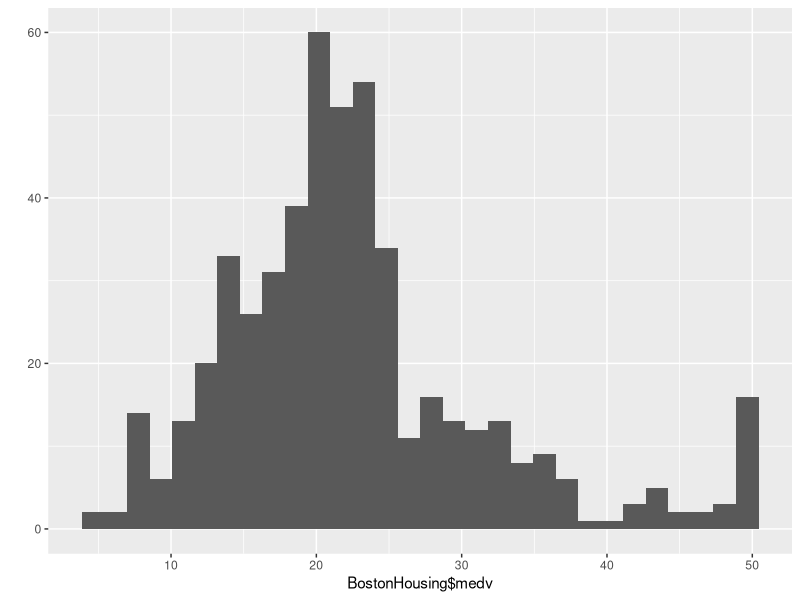
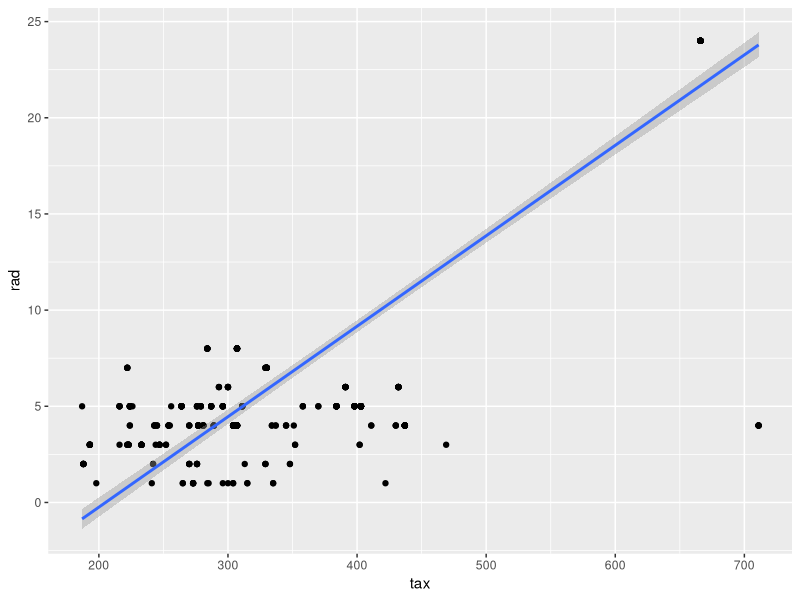
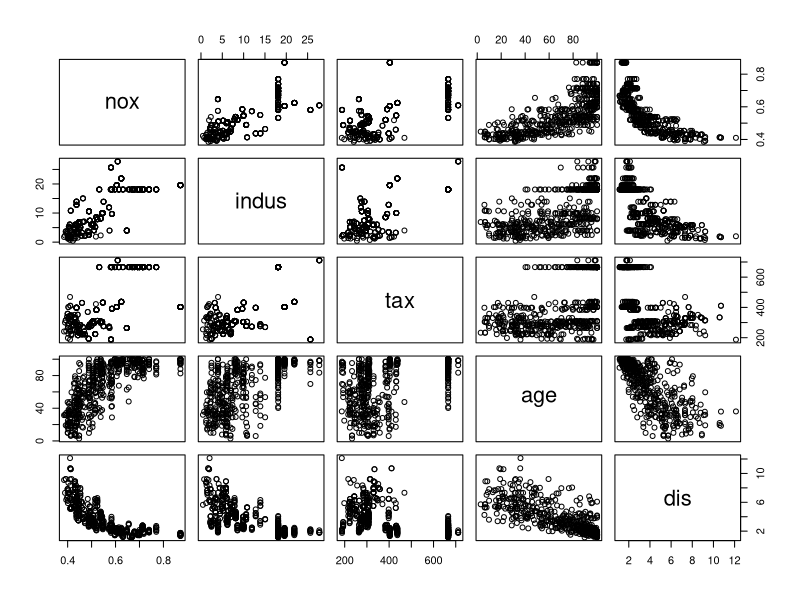
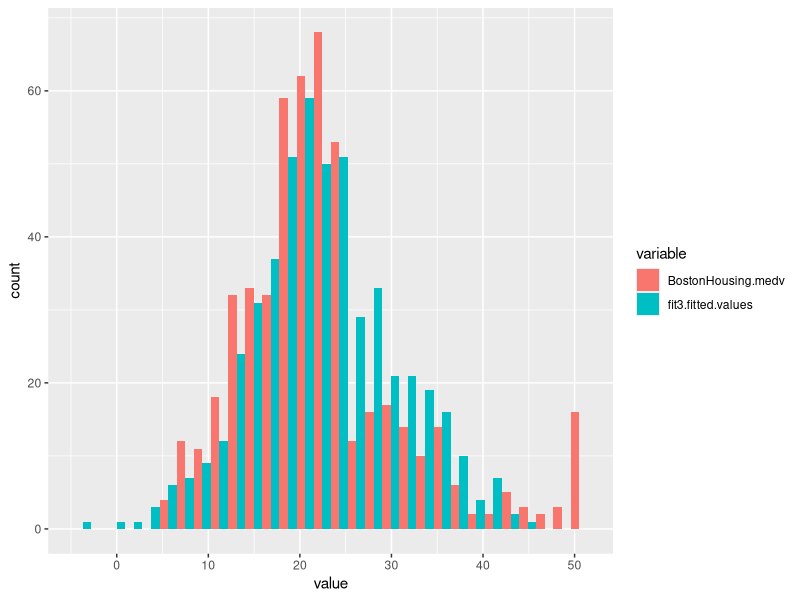

Here is the R script that generated these plots, in order:
## ---- chunk 1
library(reshape2)
library(mlbench)
library(magrittr)
library(ggplot2)
data(BostonHousing)
## ---- chunk 2
rmse <- function(y,yhat)
  (y-yhat)^2 %>% mean %>% sqrt
## ---- chunk 3
qplot(BostonHousing$medv)
## ---- chunk 4
cor(BostonHousing[sapply(BostonHousing, is.numeric)]) 

#Propery tax and index of accessibility to radial highways are highly correlated, check plot
ggplot(BostonHousing, aes(x=tax, y=rad)) +
  geom_point() +
  geom_smooth(method=lm)
#Looks as though an outlier is causing correlation

#Other highly correlated variables (|r|>.7):
pairs(~nox+indus+tax+age+dis, data=BostonHousing)
#correlation between nitric oxide concentration and distance to employment centers could be a problem
## ---- chunk 5
# fit model with all predictors
fit <- lm(medv~ . , data=BostonHousing)
summary(fit)
# evaluate model using root mean squared error as a measure of fit
rmse(fit$fitted.values, BostonHousing$medv)
## ---- chunk 6
# remove non-significant predictor age
fit2 <- lm(medv~ . -age , data=BostonHousing)
summary(fit2)
# evaluate model using root mean squared error as a measure
rmse(fit2$fitted.values, BostonHousing$medv)
## ---- chunk 7
# remove non-significant predictor proportion of non-retail business acres
fit3 <- lm(medv~ . -age -indus , data=BostonHousing)
summary(fit3)
# evaluate model using root mean squared error as a measure
rmse(fit3$fitted.values, BostonHousing$medv)
## ---- chunk 8
df <- data.frame(BostonHousing$medv, fit3$fitted.values)
ggplot(melt(df), aes(value, fill = variable)) + geom_histogram(position = "dodge")
